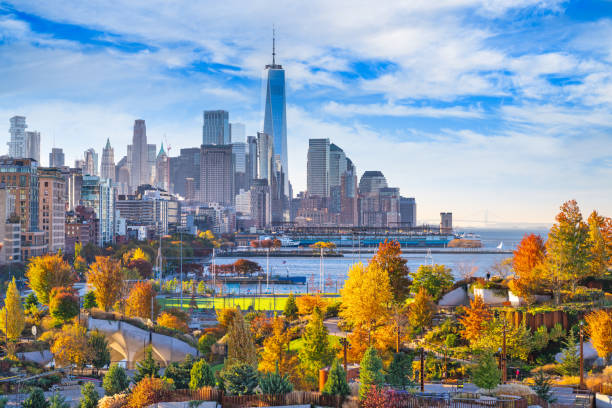
#> input picture NewYork.jpg, 612 x 408 px
$ python gradients.py
#> lines starting #> are read from the running program, lines starting #| are printed output that depends on the picture
import cv2 as cv
import numpy as np

img = cv.imread('NewYork.jpg')
#> img is the input picture: shape (408, 612, 3); mean B, G, R 153.3, 149.1, 140.7
cv.imshow('Original', img)

gray = cv.cvtColor(img, cv.COLOR_BGR2GRAY)
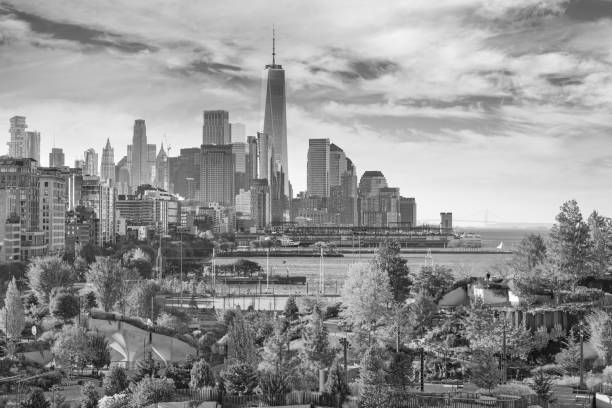
#> gray: shape (408, 612); min 2, max 255, mean 147.1
cv.imshow('Gray', gray)

#Laplacian
lap = cv.Laplacian(gray, cv.CV_64F)
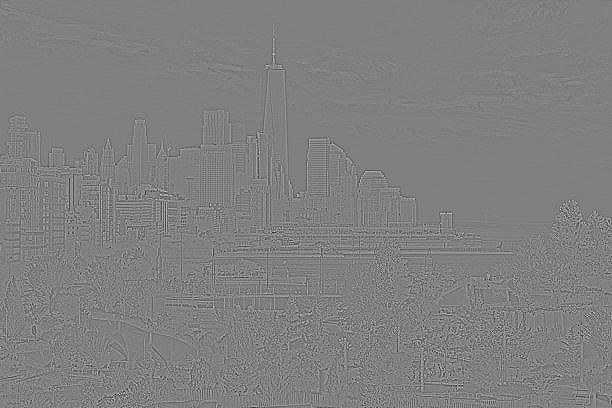
#> lap: shape (408, 612) float64; min -369, max 364, mean 0; drawn with min black and max white
lap = np.uint8(np.absolute(lap))
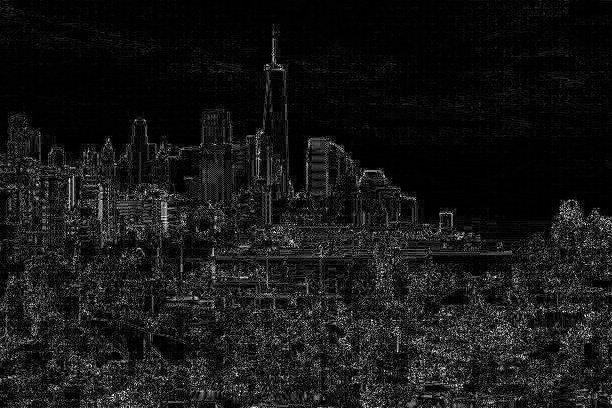
#> lap: shape (408, 612); min 0, max 255, mean 22.8
cv.imshow('Laplacian', lap)

#Sobel
sobelx = cv.Sobel(gray, cv.CV_64F, 1, 0)
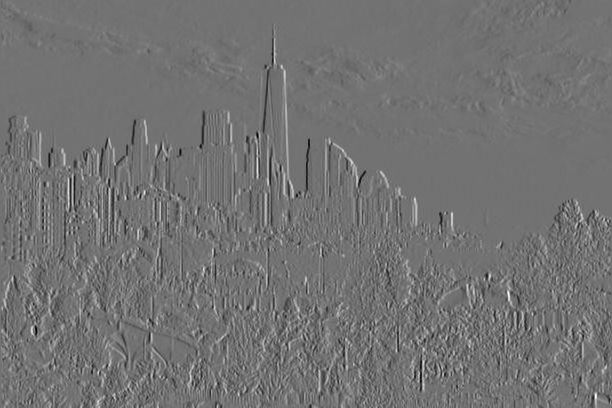
#> sobelx: shape (408, 612) float64; min -609, max 746, mean 0.2; drawn with min black and max white
sobely = cv.Sobel(gray, cv.CV_64F, 0, 1)
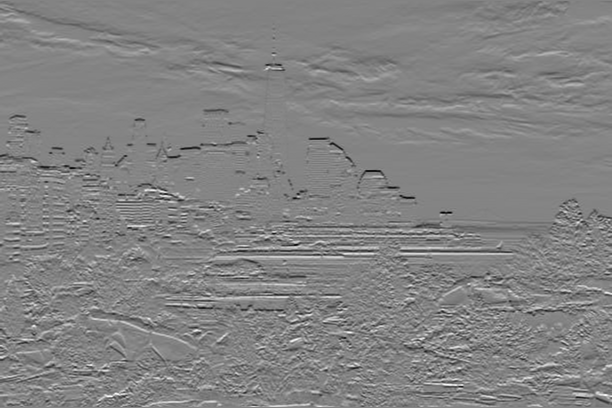
#> sobely: shape (408, 612) float64; min -659, max 619, mean -2; drawn with min black and max white
sobelx = np.uint8(np.absolute(sobelx))
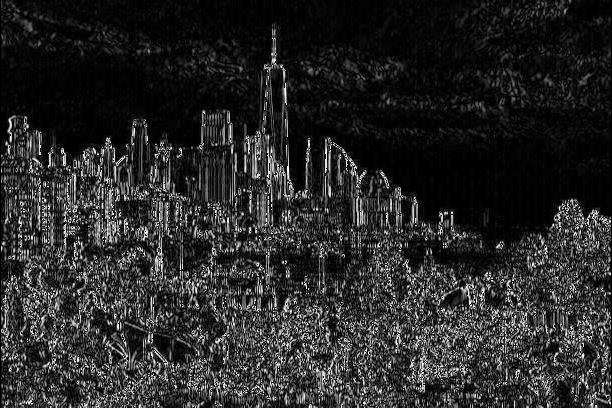
#> sobelx: shape (408, 612); min 0, max 255, mean 40.8
sobely = np.uint8(np.absolute(sobely))
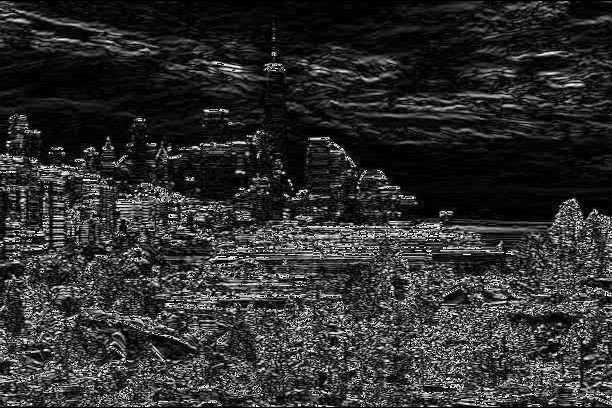
#> sobely: shape (408, 612); min 0, max 255, mean 47.5
cv.imshow('Sobel X', sobelx)
cv.imshow('Sobel Y', sobely)

cv.waitKey(0)
cv.destroyAllWindows()

$ run again, with 1.jpg copied over NewYork.jpg
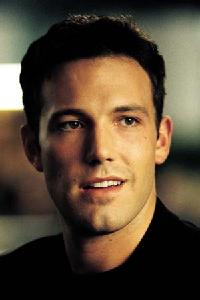
#> input picture 1.jpg, 200 x 300 px
#> img is the input picture: shape (300, 200, 3); mean B, G, R 52.4, 70.4, 85.8
#> `sobelx = cv.Sobel(gray, cv.CV_64F, 1, 0)`:
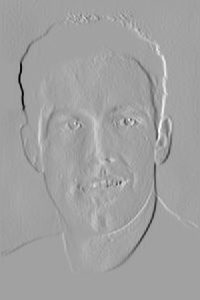
#> sobelx: shape (300, 200) float64; min -1011, max 584, mean -0.7; drawn with min black and max white
#> `sobely = np.uint8(np.absolute(sobely))`:
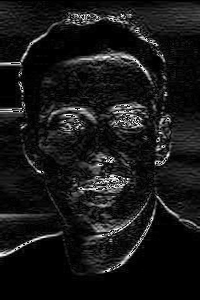
#> sobely: shape (300, 200); min 0, max 255, mean 23.9
